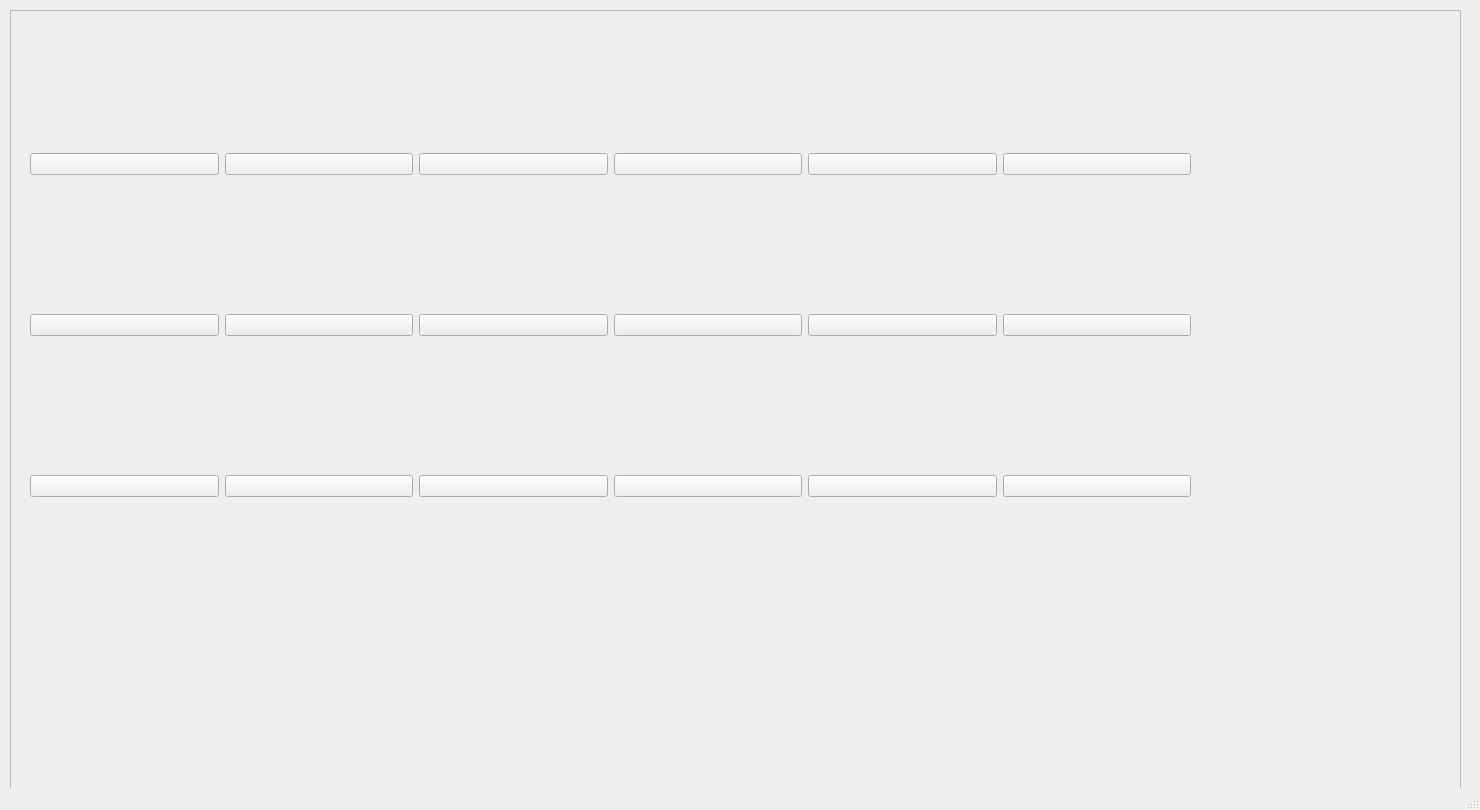
<?xml version="1.0" encoding="UTF-8"?>
<ui version="4.0">
 <class>MemoryWindow</class>
 <widget class="QMainWindow" name="MemoryWindow">
  <property name="geometry">
   <rect>
    <x>0</x>
    <y>0</y>
    <width>1480</width>
    <height>810</height>
   </rect>
  </property>
  <property name="windowTitle">
   <string>MainWindow</string>
  </property>
  <widget class="QWidget" name="centralwidget">
   <widget class="QFrame" name="memoryFrame">
    <property name="geometry">
     <rect>
      <x>10</x>
      <y>10</y>
      <width>1451</width>
      <height>781</height>
     </rect>
    </property>
    <property name="frameShape">
     <enum>QFrame::StyledPanel</enum>
    </property>
    <property name="frameShadow">
     <enum>QFrame::Raised</enum>
    </property>
    <widget class="QWidget" name="gridLayoutWidget">
     <property name="geometry">
      <rect>
       <x>20</x>
       <y>10</y>
       <width>1161</width>
       <height>611</height>
      </rect>
     </property>
     <layout class="QGridLayout" name="matrixLayout">
      <item row="0" column="5">
       <widget class="QPushButton" name="card6">
        <property name="text">
         <string/>
        </property>
       </widget>
      </item>
      <item row="1" column="3">
       <widget class="QPushButton" name="card10">
        <property name="text">
         <string/>
        </property>
       </widget>
      </item>
      <item row="1" column="5">
       <widget class="QPushButton" name="card12">
        <property name="text">
         <string/>
        </property>
       </widget>
      </item>
      <item row="0" column="1">
       <widget class="QPushButton" name="card2">
        <property name="text">
         <string/>
        </property>
        <property name="checkable">
         <bool>true</bool>
        </property>
       </widget>
      </item>
      <item row="0" column="2">
       <widget class="QPushButton" name="card3">
        <property name="text">
         <string/>
        </property>
       </widget>
      </item>
      <item row="0" column="3">
       <widget class="QPushButton" name="card4">
        <property name="text">
         <string/>
        </property>
       </widget>
      </item>
      <item row="0" column="4">
       <widget class="QPushButton" name="card5">
        <property name="text">
         <string/>
        </property>
       </widget>
      </item>
      <item row="1" column="2">
       <widget class="QPushButton" name="card9">
        <property name="text">
         <string/>
        </property>
       </widget>
      </item>
      <item row="1" column="0">
       <widget class="QPushButton" name="card7">
        <property name="text">
         <string/>
        </property>
       </widget>
      </item>
      <item row="1" column="1">
       <widget class="QPushButton" name="card8">
        <property name="text">
         <string/>
        </property>
       </widget>
      </item>
      <item row="1" column="4">
       <widget class="QPushButton" name="card11">
        <property name="text">
         <string/>
        </property>
       </widget>
      </item>
      <item row="0" column="0">
       <widget class="QPushButton" name="card">
        <property name="text">
         <string/>
        </property>
        <property name="checkable">
         <bool>true</bool>
        </property>
       </widget>
      </item>
      <item row="2" column="0">
       <widget class="QPushButton" name="card13">
        <property name="text">
         <string/>
        </property>
       </widget>
      </item>
      <item row="2" column="1">
       <widget class="QPushButton" name="card14">
        <property name="text">
         <string/>
        </property>
       </widget>
      </item>
      <item row="2" column="2">
       <widget class="QPushButton" name="card15">
        <property name="text">
         <string/>
        </property>
       </widget>
      </item>
      <item row="2" column="3">
       <widget class="QPushButton" name="card16">
        <property name="text">
         <string/>
        </property>
       </widget>
      </item>
      <item row="2" column="4">
       <widget class="QPushButton" name="card17">
        <property name="text">
         <string/>
        </property>
       </widget>
      </item>
      <item row="2" column="5">
       <widget class="QPushButton" name="card18">
        <property name="text">
         <string/>
        </property>
       </widget>
      </item>
     </layout>
    </widget>
   </widget>
  </widget>
  <widget class="QStatusBar" name="statusbar"/>
 </widget>
 <resources/>
 <connections/>
</ui>
